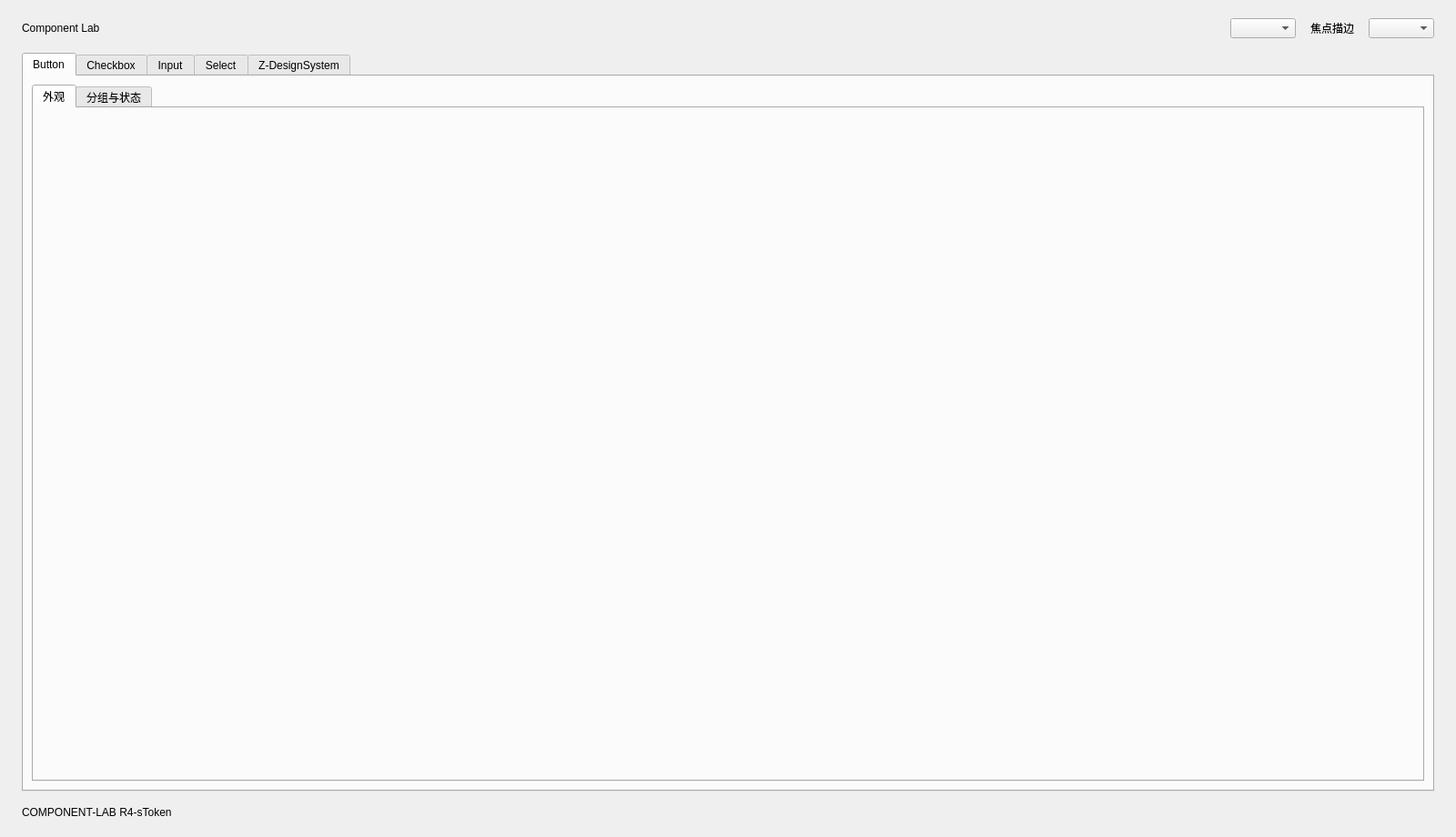
<?xml version="1.0" encoding="UTF-8"?>
<ui version="4.0">
 <class>ComponentLab</class>
 <widget class="QMainWindow" name="ComponentLab">
  <property name="geometry"><rect><x>0</x><y>0</y><width>1600</width><height>920</height></rect></property>
  <property name="minimumSize"><size><width>960</width><height>680</height></size></property>
  <property name="windowTitle"><string>Component Lab</string></property>
  <widget class="QWidget" name="centralwidget">
   <layout class="QVBoxLayout" name="mainLayout">
    <property name="leftMargin"><number>24</number></property><property name="topMargin"><number>20</number></property><property name="rightMargin"><number>24</number></property><property name="bottomMargin"><number>20</number></property><property name="spacing"><number>16</number></property>
    <item><layout class="QHBoxLayout" name="headerLayout">
     <item><widget class="QLabel" name="titleLabel"><property name="text"><string>Component Lab</string></property></widget></item>
     <item><spacer name="headerSpacer"><property name="orientation"><enum>Qt::Horizontal</enum></property><property name="sizeHint"><size><width>40</width><height>20</height></size></property></spacer></item>
     <item><widget class="QComboBox" name="profileCombo"/></item>
     <item><widget class="QLabel" name="focusLabel"><property name="text"><string>焦点描边</string></property><property name="buddy"><cstring>focusIndicatorCombo</cstring></property></widget></item>
     <item><widget class="QComboBox" name="focusIndicatorCombo"><property name="accessibleName"><string>焦点描边显示方式</string></property></widget></item>
    </layout></item>
    <item><widget class="QTabWidget" name="tabs">
<widget class="QWidget" name="buttonTab"><attribute name="title"><string>Button</string></attribute><layout class="QVBoxLayout" name="buttonTabLayout"><item><widget class="QTabWidget" name="buttonSections"><widget class="QWidget" name="buttonAppearanceTab"><attribute name="title"><string>外观</string></attribute><layout class="QVBoxLayout" name="buttonLayout"/></widget><widget class="QWidget" name="buttonStatesTab"><attribute name="title"><string>分组与状态</string></attribute><layout class="QVBoxLayout" name="buttonStatesLayout"/></widget></widget></item></layout></widget>
<widget class="QWidget" name="checkboxTab"><attribute name="title"><string>Checkbox</string></attribute><layout class="QVBoxLayout" name="checkboxTabLayout"><item><widget class="QTabWidget" name="checkboxSections"><widget class="QWidget" name="checkboxAppearanceTab"><attribute name="title"><string>外观</string></attribute><layout class="QVBoxLayout" name="inspectLayout"/></widget><widget class="QWidget" name="checkboxStatesTab"><attribute name="title"><string>分组与状态</string></attribute><layout class="QVBoxLayout" name="checkboxStatesLayout"><item><widget class="QScrollArea" name="checkboxStatesScroll"><property name="widgetResizable"><bool>true</bool></property><property name="frameShape"><enum>QFrame::NoFrame</enum></property><widget class="QWidget" name="checkboxStateContent"><layout class="QVBoxLayout" name="checkboxStateContentLayout"><item><layout class="QVBoxLayout" name="matrixLayout"/></item><item><layout class="QVBoxLayout" name="groupLayout"/></item></layout></widget></widget></item></layout></widget></widget></item></layout></widget>
<widget class="QWidget" name="inputTab"><attribute name="title"><string>Input</string></attribute><layout class="QVBoxLayout" name="inputTabLayout"><item><widget class="QTabWidget" name="inputSections"><widget class="QWidget" name="inputAppearanceTab"><attribute name="title"><string>外观</string></attribute><layout class="QVBoxLayout" name="inputAppearanceLayout"/></widget><widget class="QWidget" name="inputStatesTab"><attribute name="title"><string>分组与状态</string></attribute><layout class="QVBoxLayout" name="inputStatesLayout"/></widget></widget></item></layout></widget>
<widget class="QWidget" name="selectTab"><attribute name="title"><string>Select</string></attribute><layout class="QVBoxLayout" name="selectTabLayout"><item><widget class="QTabWidget" name="selectSections"><widget class="QWidget" name="selectAppearanceTab"><attribute name="title"><string>外观</string></attribute><layout class="QVBoxLayout" name="selectAppearanceLayout"/></widget><widget class="QWidget" name="selectStatesTab"><attribute name="title"><string>分组与状态</string></attribute><layout class="QVBoxLayout" name="selectStatesLayout"/></widget></widget></item></layout></widget>
<widget class="QWidget" name="nativeTab"><attribute name="title"><string>Z-DesignSystem</string></attribute><layout class="QVBoxLayout" name="nativeTabLayout"><item><widget class="QTabWidget" name="nativeSections"><widget class="QWidget" name="nativeGalleryTab"><attribute name="title"><string>设计系统图库</string></attribute><layout class="QVBoxLayout" name="nativeGalleryLayout"/></widget><widget class="QWidget" name="nativeRegistryTab"><attribute name="title"><string>组件映射</string></attribute><layout class="QVBoxLayout" name="nativeRegistryLayout"/></widget></widget></item></layout></widget>
    </widget></item>
    <item><widget class="QLabel" name="statusLabel"><property name="text"><string>COMPONENT-LAB R4-sToken</string></property><property name="wordWrap"><bool>true</bool></property></widget></item>
   </layout>
  </widget>
 </widget>
 <resources/>
 <connections/>
</ui>
